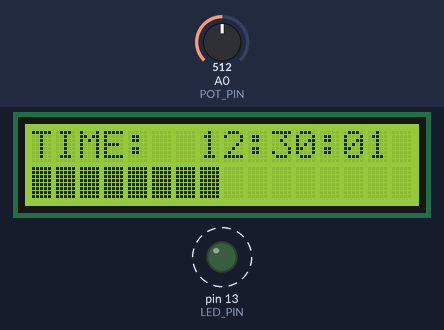
Recording of a sketch running on a simulated Arduino Uno, built with avr-gcc and run on an emulated ATmega328P. Parts: 16×2 character LCD, output pins drawn as LEDs (lit = HIGH). Wiring (from diagram.json): DS1307 clock at I2C address 0x68. Dashed ring = blinking. The test bench sets the inputs (shaded band); at power-on: A0 (POT_PIN) = 512. The local clock reads 2024-03-15 10:24:30 at power-on unless the sketch sets it; what the sketch prints to the serial monitor is not drawn.

Above: at 2.2 s.
2.9 s: A0 (POT_PIN) set to 490
At 4.0 s:
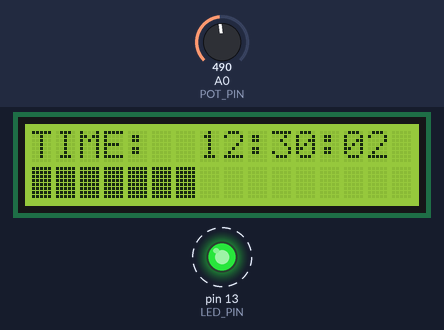
5.9 s: A0 (POT_PIN) set to 306
At 6.91 s:
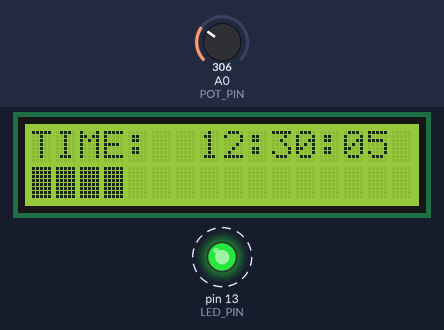
8.9 s: A0 (POT_PIN) set to 122
At 9.91 s:
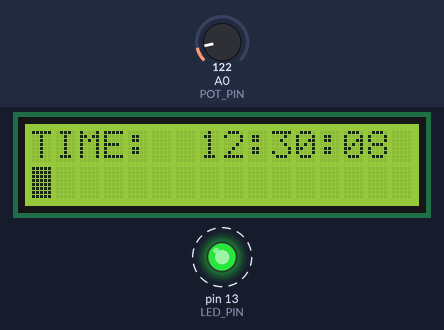
11.9 s: A0 (POT_PIN) set to 6
At 13.0 s:
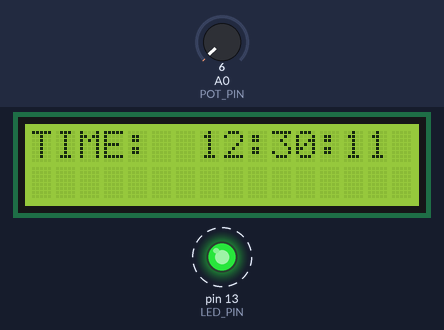
14.9 s: A0 (POT_PIN) set to 130
At 15.91 s:
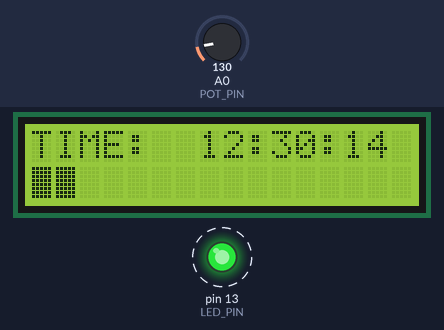
17.9 s: A0 (POT_PIN) set to 716
At 18.91 s:
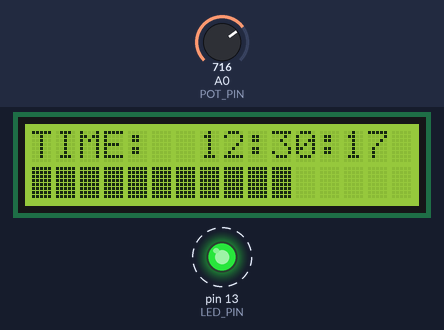
Timing chart, 0 to 21.9 s (numbered marks = the images above; inputs shaded):
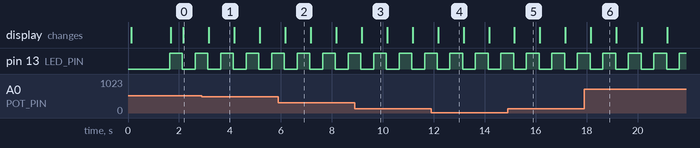

The sketch:

sketch.ino
```cpp
/*
 * ============================================================================
 * KYAMBOGO UNIVERSITY - DEPARTMENT OF ELECTRICAL AND ELECTRONIC ENGINEERING
 * TETE 3102: MICROCONTROLLERS AND APPLICATIONS
 * I2C Communication Lab Simulation (Arduino Uno + LCD1602 + RTC + Logic Analyzer)
 * ============================================================================
 */

#include <Wire.h>
#include <LiquidCrystal_I2C.h>

#define LCD_ADDR 0x27
#define RTC_ADDR 0x68
#define POT_PIN  A0
#define LED_PIN  13

LiquidCrystal_I2C lcd(LCD_ADDR, 16, 2);

// BCD conversion helper routines
byte bcd2dec(byte val) {
  return (val >> 4) * 10 + (val & 0x0F);
}

byte dec2bcd(byte val) {
  return ((val / 10) << 4) | (val % 10);
}

// Set initial time to RTC (12:30:00)
void setRTCInitialTime() {
  Wire.beginTransmission(RTC_ADDR);
  Wire.write(0x00);         // Register 0x00 (Seconds)
  Wire.write(dec2bcd(0));   // 00 seconds
  Wire.write(dec2bcd(30));  // 30 minutes
  Wire.write(dec2bcd(12));  // 12 hours (24-hr format)
  Wire.endTransmission();
}

// Perform I2C Bus Scan (Task 2)
void runI2CBusScan() {
  Serial.println("\n--------------------------------------------");
  Serial.println("KYAMBOGO UNIVERSITY - TETE 3102 I2C SCANNER");
  Serial.println("Scanning bus addresses (0x08 to 0x77)...");
  Serial.println("--------------------------------------------");

  byte error, address;
  int nDevices = 0;

  for (address = 8; address < 120; address++) {
    Wire.beginTransmission(address);
    error = Wire.endTransmission();

    if (error == 0) {
      Serial.print("SUCCESS: Device detected at 7-bit 0x");
      if (address < 16) Serial.print("0");
      Serial.print(address, HEX);
      Serial.print("  [Write Byte: 0x");
      Serial.print(address << 1, HEX);
      Serial.print(", Read Byte: 0x");
      Serial.print((address << 1) | 1, HEX);
      Serial.print("] - ");

      if (address == 0x27 || address == 0x3F) {
        Serial.println("LCD1602 PCF8574 Backpack");
      } else if (address == 0x68) {
        Serial.println("DS1307/DS3231 Real-Time Clock");
      } else {
        Serial.println("Generic I2C Slave");
      }
      nDevices++;
    } else if (error == 4) {
      Serial.print("ERROR at address 0x");
      if (address < 16) Serial.print("0");
      Serial.println(address, HEX);
    }
  }

  if (nDevices == 0) {
    Serial.println("No I2C devices found on bus!\n");
  } else {
    Serial.print("Bus scan complete. Detected ");
    Serial.print(nDevices);
    Serial.println(" active device(s).\n");
  }
}

// Read time from DS3231/DS1307 with repeated START (Task 4)
bool readRTCTime(byte &h, byte &m, byte &s) {
  Wire.beginTransmission(RTC_ADDR);
  Wire.write(0x00); // Start at register 0x00
  if (Wire.endTransmission(false) != 0) { // repeated START (Sr)
    return false;
  }

  if (Wire.requestFrom((uint8_t)RTC_ADDR, (uint8_t)3) != 3) {
    return false;
  }

  s = bcd2dec(Wire.read() & 0x7F);
  m = bcd2dec(Wire.read() & 0x7F);
  h = bcd2dec(Wire.read() & 0x3F);
  return true;
}

// Dynamic Bargraph renderer on LCD line 2 (Task 7)
void renderBargraph(int potVal) {
  int numBars = map(potVal, 0, 1023, 0, 16);
  char barStr[17];
  for (int i = 0; i < 16; i++) {
    barStr[i] = (i < numBars) ? 0xFF : ' '; // 0xFF is solid rectangle in HD44780
  }
  barStr[16] = '\0';
  lcd.setCursor(0, 1);
  lcd.print(barStr);
}

void setup() {
  pinMode(LED_PIN, OUTPUT);
  Serial.begin(115200);
  Wire.begin();

  // 1. Run bus scanner to verify devices
  runI2CBusScan();

  // 2. Initialize LCD
  lcd.init();
  lcd.backlight();
  lcd.setCursor(0, 0);
  lcd.print("KyU TETE 3102");
  lcd.setCursor(0, 1);
  lcd.print("I2C Bus Ready...");
  delay(1500);
  lcd.clear();

  // 3. Initialize RTC time
  setRTCInitialTime();
}

void loop() {
  static unsigned long lastTick = 0;
  static bool ledState = false;

  // Update every 500 ms
  if (millis() - lastTick >= 500) {
    lastTick = millis();

    // Toggle heartbeat LED
    ledState = !ledState;
    digitalWrite(LED_PIN, ledState ? HIGH : LOW);

    // Read RTC time
    byte h, m, s;
    if (readRTCTime(h, m, s)) {
      char timeBuf[17];
      snprintf(timeBuf, sizeof(timeBuf), "TIME:  %02d:%02d:%02d", h, m, s);
      lcd.setCursor(0, 0);
      lcd.print(timeBuf);

      // Print telemetry to serial monitor
      Serial.print("RTC Time: ");
      Serial.print(timeBuf);
    } else {
      lcd.setCursor(0, 0);
      lcd.print("RTC COMM ERROR! ");
      Serial.println("RTC ERROR: No ACK received");
    }

    // Read potentiometer and update LCD line 2
    int pot = analogRead(POT_PIN);
    renderBargraph(pot);
    Serial.print(" | Pot A0: ");
    Serial.print(pot);
    Serial.print(" (");
    Serial.print(map(pot, 0, 1023, 0, 100));
    Serial.println("%)");
  }
}
```

Measured:
- after the input at 2.9 s, the display: changes after 0.27 s (image 1)
- after the input at 5.9 s, the display: changes after 0.27 s (image 2)
- after the input at 8.9 s, the display: changes after 0.27 s (image 3)
- after the input at 11.9 s, the display: changes after 0.27 s (image 4)
- after the input at 14.9 s, the display: changes after 0.27 s (image 5)
- after the input at 17.9 s, the display: changes after 0.27 s (image 6)
- by itself, pin 13 (LED_PIN): alternates HIGH for 0.50 s and LOW for 0.50 s
